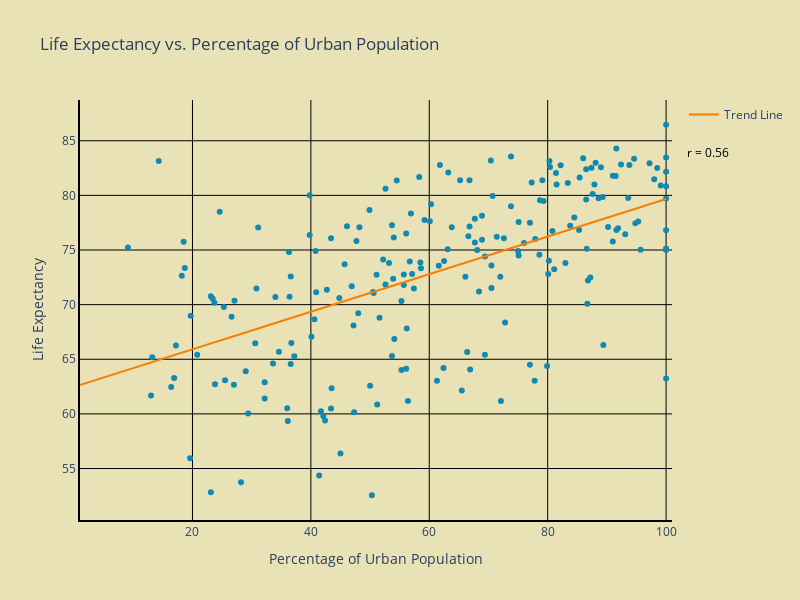

Write notebook code for a chart like this one.
### Markdown cell above
### Life expectancy

### Code cell
life_expectancy_df = pd.read_csv('life-expectancy.csv')
life_expectancy_2018 = life_expectancy_df[life_expectancy_df['Year'] == 2018]

urban_rural_df = pd.read_csv('CSV bestand - Data.csv', skiprows=1)

relevant_columns = ['Index', 'country', 'Index1', 'Index2', 'Index3', 'Rural', 'Total', 'Percentage_urban'] + ['Year_'+str(i) for i in range(1, urban_rural_df.shape[1]-7)]
urban_rural_df.columns = relevant_columns

merged_df = pd.merge(life_expectancy_2018, urban_rural_df, left_on='Entity', right_on='country', how='inner')

filtered_df = merged_df[['Entity', 'Percentage_urban', 'Life_expectancy']].copy()
filtered_df.dropna(inplace=True)
filtered_df['Percentage_urban'] = filtered_df['Percentage_urban'].str.replace(',', '.').astype(float)

slope, intercept, r_value, p_value, std_err = linregress(filtered_df['Percentage_urban'], filtered_df['Life_expectancy'])

fig = px.scatter(filtered_df, x='Percentage_urban', y='Life_expectancy', 
                 hover_data=['Entity'],  
                 title='Life Expectancy vs. Percentage of Urban Population',
                 labels={'Percentage_urban': 'Percentage of Urban Population', 
                         'Life_expectancy': 'Life Expectancy'},
                 color_discrete_sequence=['#118AB2'])

fig.add_trace(go.Scatter(x=filtered_df['Percentage_urban'], 
                         y=intercept + slope * filtered_df['Percentage_urban'], 
                         mode='lines', 
                         name='Trend Line',
                         line=dict(color='#F77F00')))

fig.update_layout(
    xaxis=dict(range=[1, 101]),
        width=800, 
    height=600, 
    plot_bgcolor='#eae2b7',
    paper_bgcolor='#eae2b7'
)

fig.update_xaxes(showline=True, linewidth=2, linecolor='black', gridcolor='black')
fig.update_yaxes(showline=True, linewidth=2, linecolor='black', gridcolor='black')

fig.add_annotation(
    text=f'r = {r_value:.2f}',
    xref="paper", yref="paper",
    x=1.1, y=0.9, showarrow=False,
    font=dict(size=12, color="black"),
    align="left",
)
                   
fig.show()

### Figure 1 — Plotly figure (JSON) as saved in the notebook; plotly's stock layout.template omitted (floating-point values rounded to 4 significant figures; data arrays with more than 128 entries replaced by an {"elided": "..."} marker saying what was removed)
{"data": [{"customdata": {"elided": "211x1 str values"}, "hovertemplate": "Percentage of Urban Population=%{x}<br>Life Expectancy=%{y}<br>Entity=%{customdata[0]}<extra></extra>", "legendgroup": "", "marker": {"color": "#118AB2", "symbol": "circle"}, "mode": "markers", "name": "", "orientation": "v", "showlegend": false, "type": "scatter", "x": {"elided": "211 float values"}, "xaxis": "x", "y": {"elided": "211 float values"}, "yaxis": "y"}, {"line": {"color": "#F77F00"}, "mode": "lines", "name": "Trend Line", "type": "scatter", "x": {"elided": "211 float values"}, "y": {"elided": "211 float values"}}], "layout": {"annotations": [{"align": "left", "font": {"color": "black", "size": 12}, "showarrow": false, "text": "r = 0.56", "x": 1.1, "xref": "paper", "y": 0.9, "yref": "paper"}], "height": 600, "legend": {"tracegroupgap": 0}, "paper_bgcolor": "#eae2b7", "plot_bgcolor": "#eae2b7", "title": {"text": "Life Expectancy vs. Percentage of Urban Population"}, "width": 800, "xaxis": {"anchor": "y", "domain": [0, 1], "gridcolor": "black", "linecolor": "black", "linewidth": 2, "range": [1, 101], "showline": true, "title": {"text": "Percentage of Urban Population"}, "type": "linear"}, "yaxis": {"anchor": "x", "autorange": true, "domain": [0, 1], "gridcolor": "black", "linecolor": "black", "linewidth": 2, "range": [50.29, 88.73], "showline": true, "title": {"text": "Life Expectancy"}, "type": "linear"}}}
